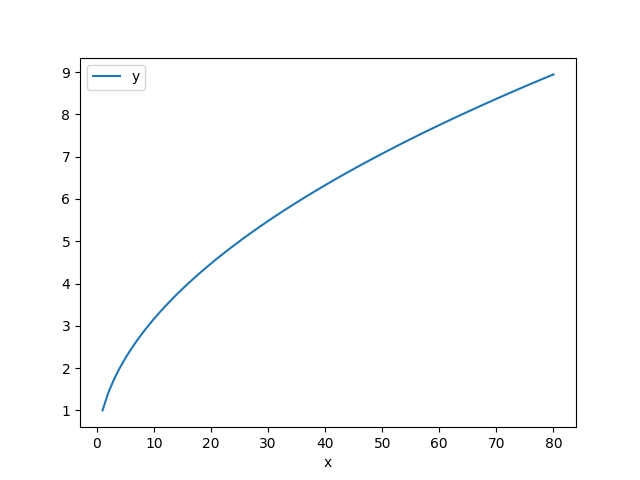

Recreate this plot in Python.
#!/usr/bin/env python
# coding: utf-8

# In[ ]:

import pandas as pd


# In[ ]:


import matplotlib.pyplot as plt


# In[ ]:


graph_data = pd.read_csv("graph.csv", index_col=0, sep=";", decimal=",")


# In[2]:


graph_data.plot()

# In[3]:

plt.savefig("graph.png")






